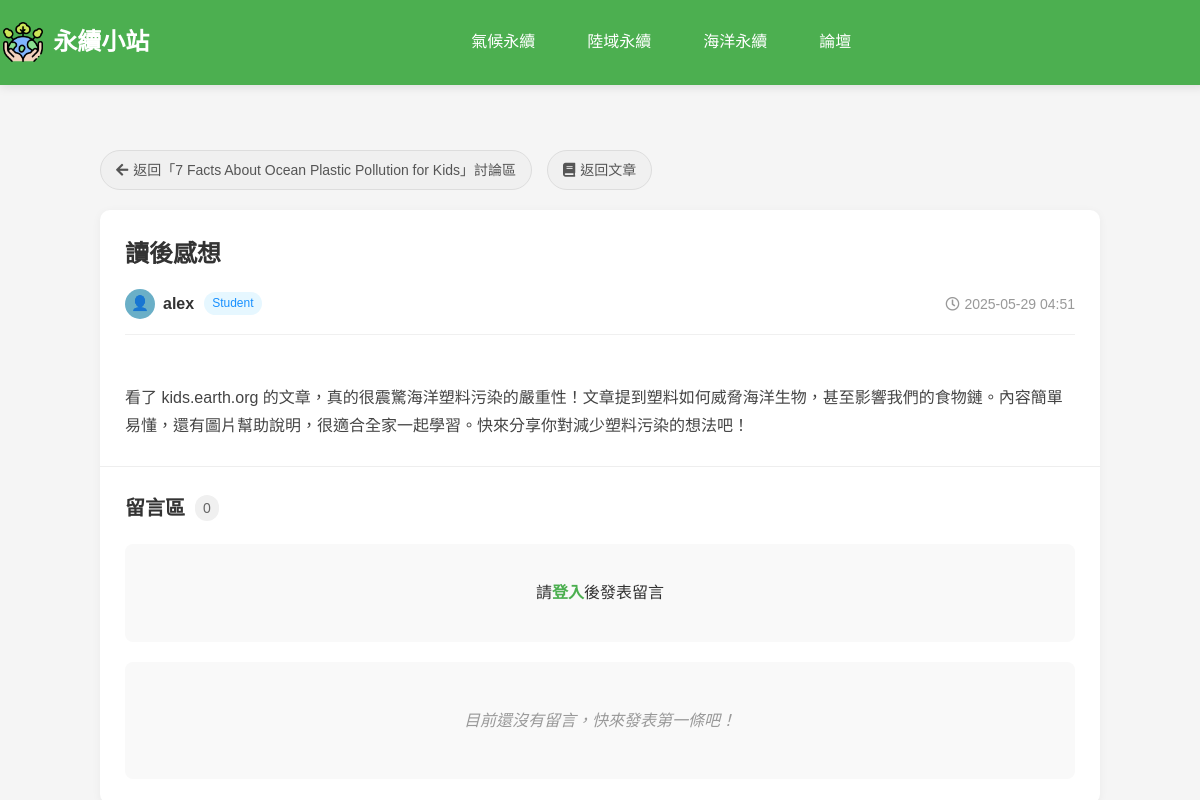
/php/discuss.php?post_id=2, run on an earlier commit of the app's database.
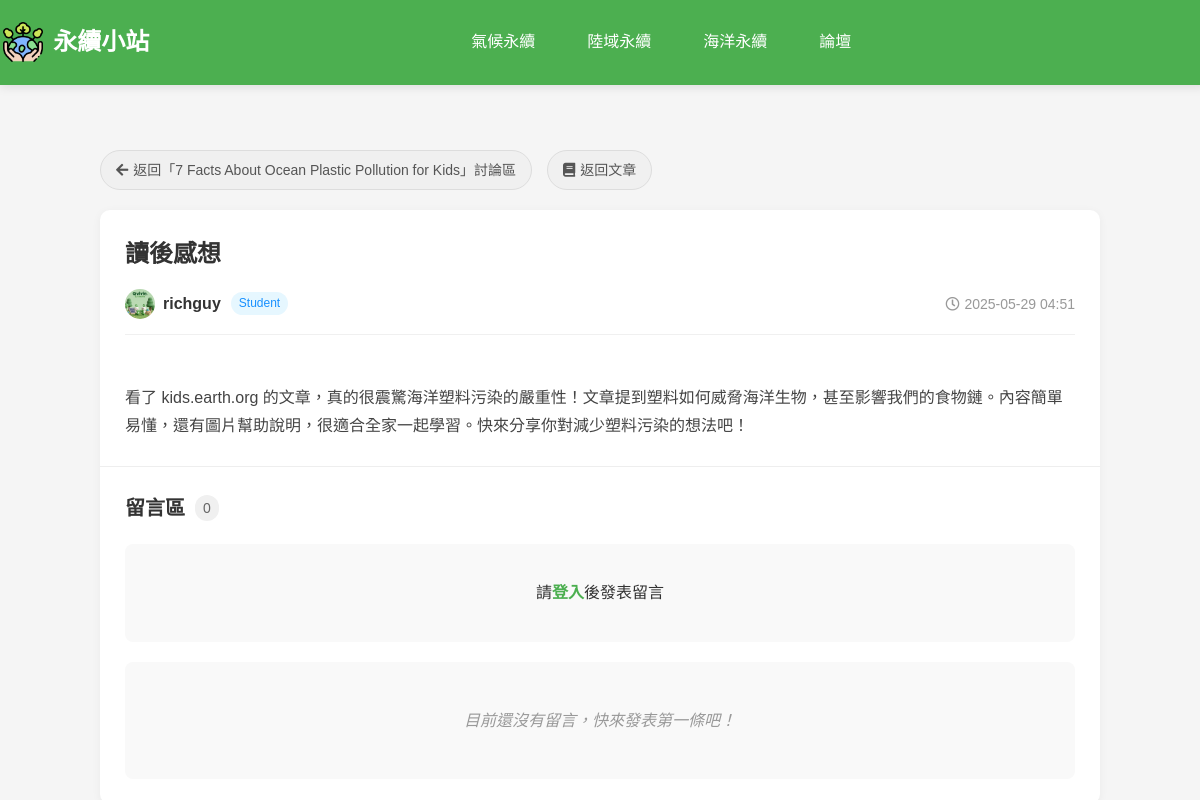
And on a later commit of the database.
### tables this page shows
CREATE TABLE `communitypost` (
  `PostID` int(11) NOT NULL COMMENT '貼文編號 (PK)',
  `Content` text NOT NULL COMMENT '貼文內容',
  `ImageURL` varchar(255) DEFAULT NULL COMMENT '圖片網址',
  `PostDate` datetime DEFAULT current_timestamp() COMMENT '發文日期',
  `Title` varchar(50) DEFAULT NULL COMMENT '標題',
  `UserID` int(11) NOT NULL COMMENT 'FK to User',
  `ArticleID` int(11) DEFAULT NULL COMMENT '關聯的文章ID'
);

CREATE TABLE `user` (
  `UserID` int(11) NOT NULL COMMENT '使用者編號 (PK)',
  `Username` varchar(50) DEFAULT NULL COMMENT '使用者名稱',
  `Email` varchar(100) NOT NULL COMMENT '電子郵件',
  `Password` varchar(255) NOT NULL COMMENT '密碼 (加密儲存)',
  `JoinDate` datetime DEFAULT current_timestamp() COMMENT '註冊時間',
  `Status` enum('Student','Teacher','Admin') NOT NULL DEFAULT 'Student' COMMENT '使用者身份',
  `reset_token` varchar(255) DEFAULT NULL,
  `token_expire` datetime DEFAULT NULL,
  `AvatarURL` varchar(255) DEFAULT NULL,
  `BackgroundURL` varchar(255) DEFAULT NULL
);

### php/discuss.php (the view, shortened to what the changed rows need)
<?php
require_once 'db_connect.php';
$post_id = isset($_GET['post_id']) && filter_var($_GET['post_id'], FILTER_VALIDATE_INT) ? (int)$_GET['post_id'] : 0;
$sql = "SELECT cp.PostID, cp.Title, cp.Content, cp.PostDate, cp.ImageURL, cp.ArticleID, u.Username, u.Status, u.AvatarURL
        FROM communitypost cp
        JOIN user u ON cp.UserID = u.UserID
        WHERE cp.PostID = ?";
$stmt = mysqli_prepare($conn, $sql);
mysqli_stmt_bind_param($stmt, 'i', $post_id);
if (!mysqli_stmt_execute($stmt)) {
    die('貼文查詢執行失敗: ' . mysqli_stmt_error($stmt));
}
$result = mysqli_stmt_get_result($stmt);
$post = mysqli_fetch_assoc($result);
$sql = "SELECT ca.CommentID, ca.Content, ca.CommentTime, u.UserID, u.Username, u.Status, u.AvatarURL
        FROM commentarea ca
        JOIN user u ON ca.UserID = u.UserID
        WHERE ca.PostID = ?
        ORDER BY ca.CommentTime ASC";
$stmt = mysqli_prepare($conn, $sql);
mysqli_stmt_bind_param($stmt, 'i', $post_id);
if (!mysqli_stmt_execute($stmt)) {
    die('評論查詢執行失敗: ' . mysqli_stmt_error($stmt));
}
$comments = mysqli_stmt_get_result($stmt);
?>
<!DOCTYPE html>
<html lang="zh-TW">
<head>
    <link rel="stylesheet" href="../css/nav3.css">
    <link rel="stylesheet" href="../css/discuss.css">
    <link rel="stylesheet" href="https://cdnjs.cloudflare.com/ajax/libs/font-awesome/5.15.4/css/all.min.css">
</head>
<body>
    <?php include 'nav.php'; ?>
    <div class="forum-container">
        <div class="post-container">
            <div class="post-detail">
                <h1 class="post-title"><?php echo htmlspecialchars($post['Title']); ?></h1>
                <div class="post-meta">
                    <div class="author-info">
                        <?php if (!empty($post['AvatarURL'])): ?>
                            <img src="../<?php echo htmlspecialchars($post['AvatarURL']); ?>" alt="用戶頭像" class/sound/110466.mp3 class="author-avatar" style="width: 30px; height: 30px; border-radius: 50%; margin-right: 8px;">
                        <?php else: ?>
                            <div class="default-avatar" style="width: 30px; height: 30px; border-radius: 50%; background: #6aafc7; display: flex; align-items: center; justify-content: center; margin-right: 8px; overflow: hidden;">
                                <span style="font-size: 0.9rem; color: white;">👤</span>
                            </div>
                        <?php endif; ?>
                        <span class="author-name"><?php echo htmlspecialchars($post['Username']); ?></span>
                        <?php if (!empty($post['Status'])): ?>
                            <span class="author-status"><?php echo htmlspecialchars($post['Status']); ?></span>
                        <?php endif; ?>
                    </div>
                    <div class="post-time">
                        <i class="far fa-clock"></i>
                        <span><?php echo date('Y-m-d H:i', strtotime($post['PostDate'])); ?></span>
                    </div>
                </div>
                <div class="post-content">
                    <?php echo nl2br(htmlspecialchars($post['Content'])); ?>
                </div>
            </div>
            <div class="comments-section">
                <h2 class="section-title">留言區 <span class="comment-count"><?php echo mysqli_num_rows($comments); ?></span></h2>
            </div>
        </div>
    </div>
</body>
</html>

What changed in the data, as far as the page shows it:
changed communitypost "讀後感想": UserID.AvatarURL: picture added; UserID.Username "alex" → "richguy"
